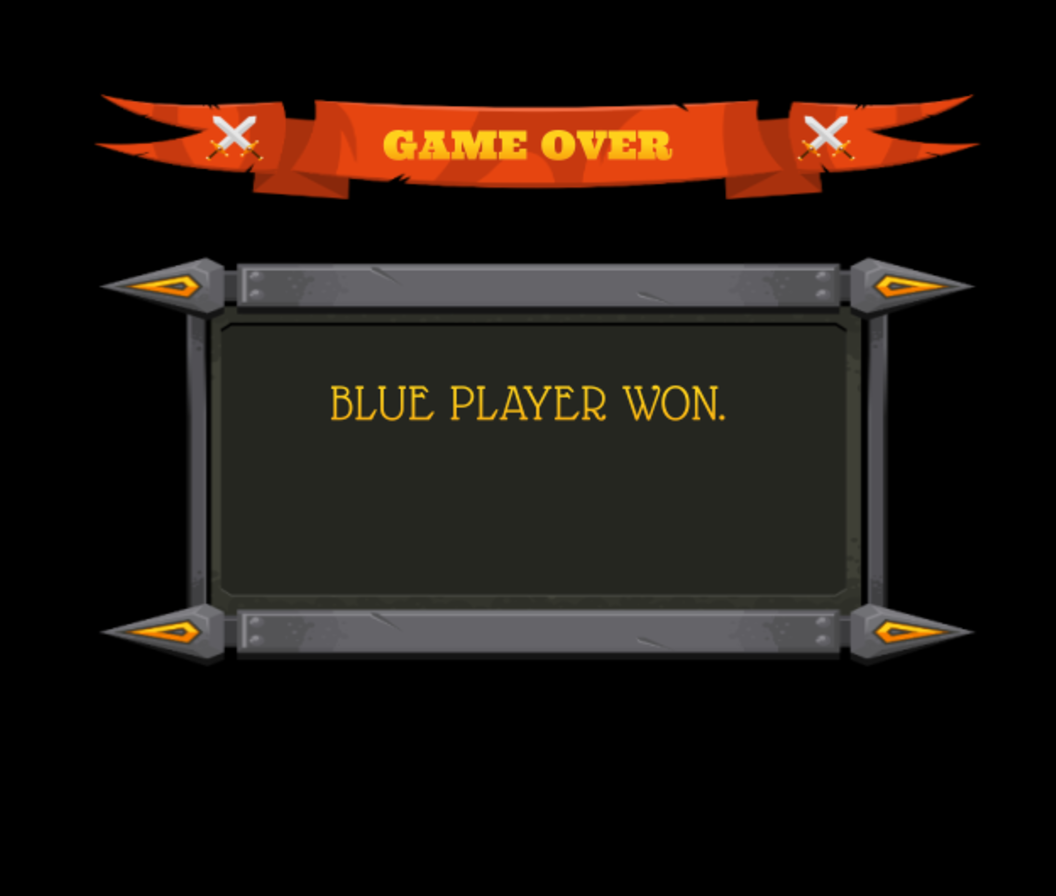

Rendered tile map (Tiled .tmx) drawn with the repository's tilesets; below, a short description and the full map source, tile grids included:
An orthogonal 33x28 tile map with 32x32 px tiles, 1 tile layer (Tile Layer 1).

<map version="1.8" tiledversion="1.8.2" orientation="orthogonal" renderorder="right-down" width="33" height="28" tilewidth="32" tileheight="32" infinite="0" nextlayerid="2" nextobjectid="1">
 <tileset firstgid="1" name="red" tilewidth="32" tileheight="32" tilecount="713" columns="31">
  <image source="blue.png" width="1000" height="748" />
 </tileset>
 <layer id="1" name="Tile Layer 1" width="33" height="28">
  <data encoding="csv">
0,0,0,0,0,0,0,0,0,0,0,0,0,0,0,0,0,0,0,0,0,0,0,0,0,0,0,0,0,0,0,0,0,
0,0,0,0,0,0,0,0,0,0,0,0,0,0,0,0,0,0,0,0,0,0,0,0,0,0,0,0,0,0,0,0,0,
0,0,1,2,3,4,5,6,7,8,9,10,11,12,13,14,15,16,17,18,19,20,21,22,23,24,25,26,27,28,29,0,0,
0,0,32,33,34,35,36,37,38,39,40,41,42,43,44,45,46,47,48,49,50,51,52,53,54,55,56,57,58,59,60,0,0,
0,0,63,64,65,66,67,68,69,70,71,72,73,74,75,76,77,78,79,80,81,82,83,84,85,86,87,88,89,90,91,0,0,
0,0,94,95,96,97,98,99,100,101,102,103,104,105,106,107,108,109,110,111,112,113,114,115,116,117,118,119,120,121,122,0,0,
0,0,125,126,127,128,129,130,131,132,133,134,135,136,137,138,139,140,141,142,143,144,145,146,147,148,149,150,151,152,153,0,0,
0,0,156,157,158,159,160,161,162,163,164,165,166,167,168,169,170,171,172,173,174,175,176,177,178,179,180,181,182,183,184,0,0,
0,0,187,188,189,190,191,192,193,194,195,196,197,198,199,200,201,202,203,204,205,206,207,208,209,210,211,212,213,214,215,0,0,
0,0,218,219,220,221,222,223,224,225,226,227,228,229,230,231,232,233,234,235,236,237,238,239,240,241,242,243,244,245,246,0,0,
0,0,249,250,251,252,253,254,255,256,257,258,259,260,261,262,263,264,265,266,267,268,269,270,271,272,273,274,275,276,277,0,0,
0,0,280,281,282,283,284,285,286,287,288,289,290,291,292,293,294,295,296,297,298,299,300,301,302,303,304,305,306,307,308,0,0,
0,0,311,312,313,314,315,316,317,318,319,320,321,322,323,324,325,326,327,328,329,330,331,332,333,334,335,336,337,338,339,0,0,
0,0,342,343,344,345,346,347,348,349,350,351,352,353,354,355,356,357,358,359,360,361,362,363,364,365,366,367,368,369,370,0,0,
0,0,373,374,375,376,377,378,379,380,381,382,383,384,385,386,387,388,389,390,391,392,393,394,395,396,397,398,399,400,401,0,0,
0,0,404,405,406,407,408,409,410,411,412,413,414,415,416,417,418,419,420,421,422,423,424,425,426,427,428,429,430,431,432,0,0,
0,0,435,436,437,438,439,440,441,442,443,444,445,446,447,448,449,450,451,452,453,454,455,456,457,458,459,460,461,462,463,0,0,
0,0,466,467,468,469,470,471,472,473,474,475,476,477,478,479,480,481,482,483,484,485,486,487,488,489,490,491,492,493,494,0,0,
0,0,497,498,499,500,501,502,503,504,505,506,507,508,509,510,511,512,513,514,515,516,517,518,519,520,521,522,523,524,525,0,0,
0,0,528,529,530,531,532,533,534,535,536,537,538,539,540,541,542,543,544,545,546,547,548,549,550,551,552,553,554,555,556,0,0,
0,0,559,560,561,562,563,564,565,566,567,568,569,570,571,572,573,574,575,576,577,578,579,580,581,582,583,584,585,586,587,0,0,
0,0,0,0,0,0,0,0,0,0,0,0,0,0,0,0,0,0,0,0,0,0,0,0,0,0,0,0,0,0,0,0,0,
0,0,0,0,0,0,0,0,0,0,0,0,0,0,0,0,0,0,0,0,0,0,0,0,0,0,0,0,0,0,0,0,0,
0,0,0,0,0,0,0,0,0,0,0,0,0,0,0,0,0,0,0,0,0,0,0,0,0,0,0,0,0,0,0,0,0,
0,0,0,0,0,0,0,0,0,0,0,0,0,0,0,0,0,0,0,0,0,0,0,0,0,0,0,0,0,0,0,0,0,
0,0,0,0,0,0,0,0,0,0,0,0,0,0,0,0,0,0,0,0,0,0,0,0,0,0,0,0,0,0,0,0,0,
0,0,0,0,0,0,0,0,0,0,0,0,0,0,0,0,0,0,0,0,0,0,0,0,0,0,0,0,0,0,0,0,0,
0,0,0,0,0,0,0,0,0,0,0,0,0,0,0,0,0,0,0,0,0,0,0,0,0,0,0,0,0,0,0,0,0
</data>
 </layer>
</map>
